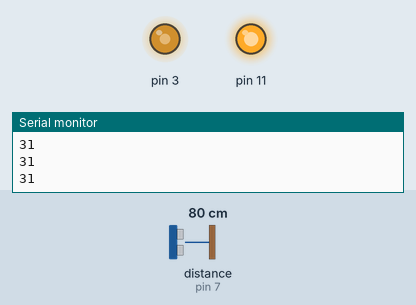
This sketch was run on a simulated Arduino Uno, built with avr-gcc and run on an emulated ATmega328P. On the bench: output pins drawn as LEDs (lit = HIGH), the last lines printed to the serial monitor. Wiring (inferred from the names in the program): range finder with pulse-width output: data pin 7. The inputs (shaded band) are chosen by the test bench; at power-on: distance to the obstacle (sensor on pin 7) 80 cm. The echo pulse lasts 58.3 µs per cm.

Above: at 1.2 s.
1.3 s: distance to the obstacle (sensor on pin 7) set to 29 cm
2.8 s: distance to the obstacle (sensor on pin 7) set to 25 cm
At 3.2 s:
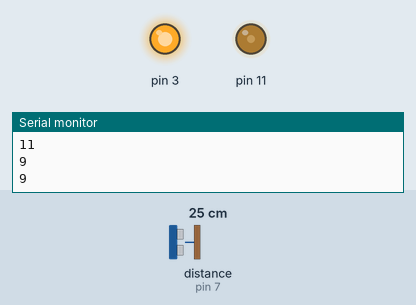
4.4 s: distance to the obstacle (sensor on pin 7) set to 35 cm
At 5.1 s:
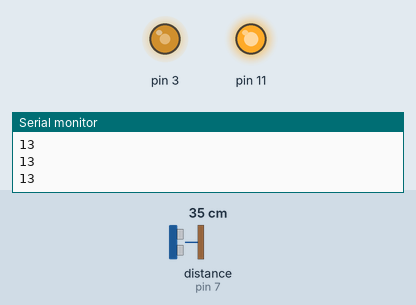
6.0 s: distance to the obstacle (sensor on pin 7) set to 2 cm
At 6.9 s:
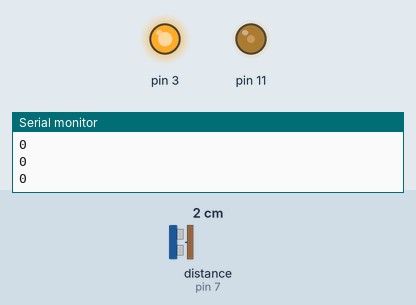
7.6 s: distance to the obstacle (sensor on pin 7) set to 60 cm
At 8.8 s:
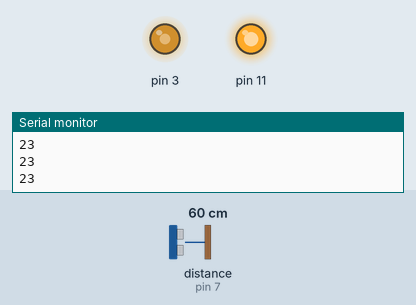
Timing chart, 0 to 10.2 s (numbered marks = the images above; inputs shaded):
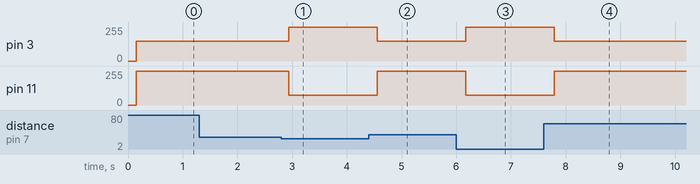

Measured:
- the behaviour switches between 28 and 27 cm on distance to the obstacle (sensor on pin 7) (found by bisection; images 0 and 1)
- after the input at 2.8 s, pin 3: 150/255 → 255/255 after 0.14 s; pin 11: 255/255 → 75/255 after 0.14 s
- after the input at 4.4 s, pin 3: 255/255 → 150/255 after 0.16 s; pin 11: 75/255 → 255/255 after 0.16 s
- after the input at 6.0 s, pin 3: 150/255 → 255/255 after 0.17 s; pin 11: 255/255 → 75/255 after 0.17 s
- after the input at 7.6 s, pin 3: 255/255 → 150/255 after 0.19 s; pin 11: 75/255 → 255/255 after 0.19 s

The sketch:

followMe.ino
```cpp
/* Lauren Madey
 * followMe.ino
 */


/*L         R
 --         --   [] --> rover veers to RIGHT with this program
|  |__[ ]__|  |  [] --> ultra sonic sensor points this way
 --| front |--   []
   |       |     []
   |       |     []
 --|       |--   []
|  | back  |  |  []
 --|_______|--   []
   |_|           []
   (_)           []
 */
int distance;

void setup() {
  Serial.begin(9600);
}

void loop() {
  distance = getDistance();       // Call getDistance function to get value in inches..
  Serial.println(distance);
  if (distance > 10) {            // If object is over 10 inches away.
    roveDrive(true,true,150 ,255); // Keep driving!
  } else {
    roveDrive(true,true,255,75);  // If object is too close to the right, move left.
  }
}

//----------------------FUNCTIONS -----------------------------------

//-----------------------Get Distance--------------------
int getDistance()
{
  const int sonarPin = 7;
  long pulse;                             // Declare long variable to read pulses from sensor.
  int loops = 3;                          // Use to define the number of loops.
  int tempInches;
  int tempTotal=0;

  for (int i=1; i <= loops; i++) {
    pulse = pulseIn(sonarPin, true);      //Read sensor
    tempInches = pulse/147;
    tempTotal = tempTotal + tempInches;   //Calculate inches and add to total
  }

  tempInches = tempTotal/loops;           // divide total by number of loops run
  return tempInches;                      // return inches.
}

void roveDrive(bool MotorA, bool MotorB, int speedA, int speedB)
{
  digitalWrite(12,!MotorA);
  digitalWrite(13,!MotorB);
  analogWrite(3,speedA);
  analogWrite(11,speedB);
}

void roveStop()
{
  analogWrite(3,0);
  analogWrite(11,0);
  delay(1);
}
```
